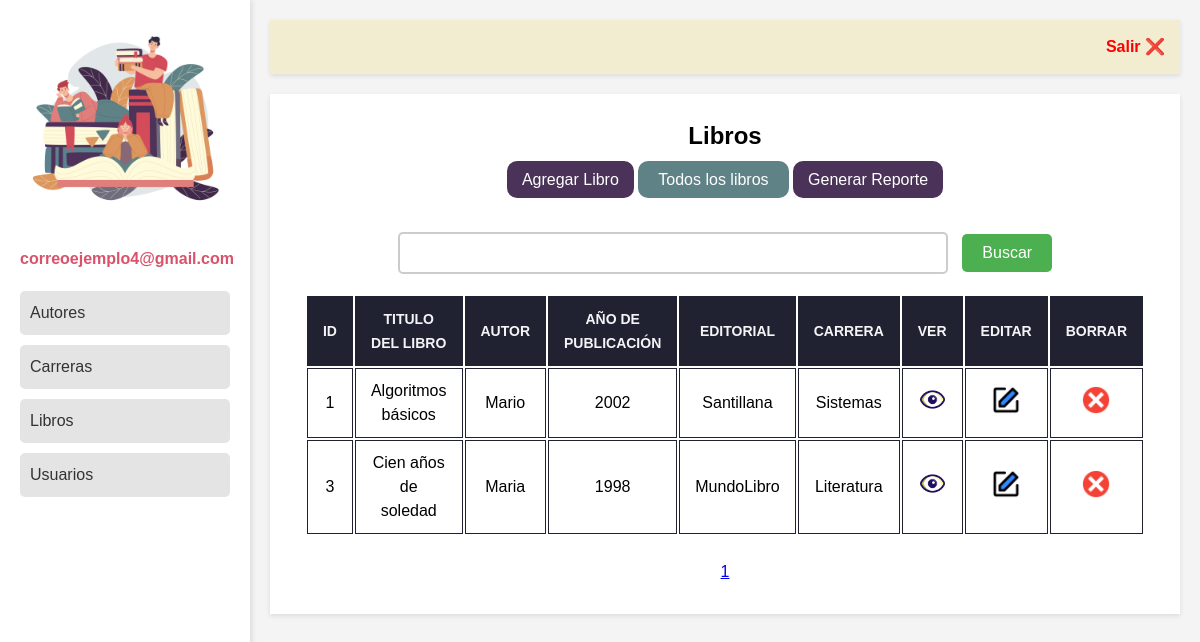
Page /libros.php (signed in) on the earlier database version.
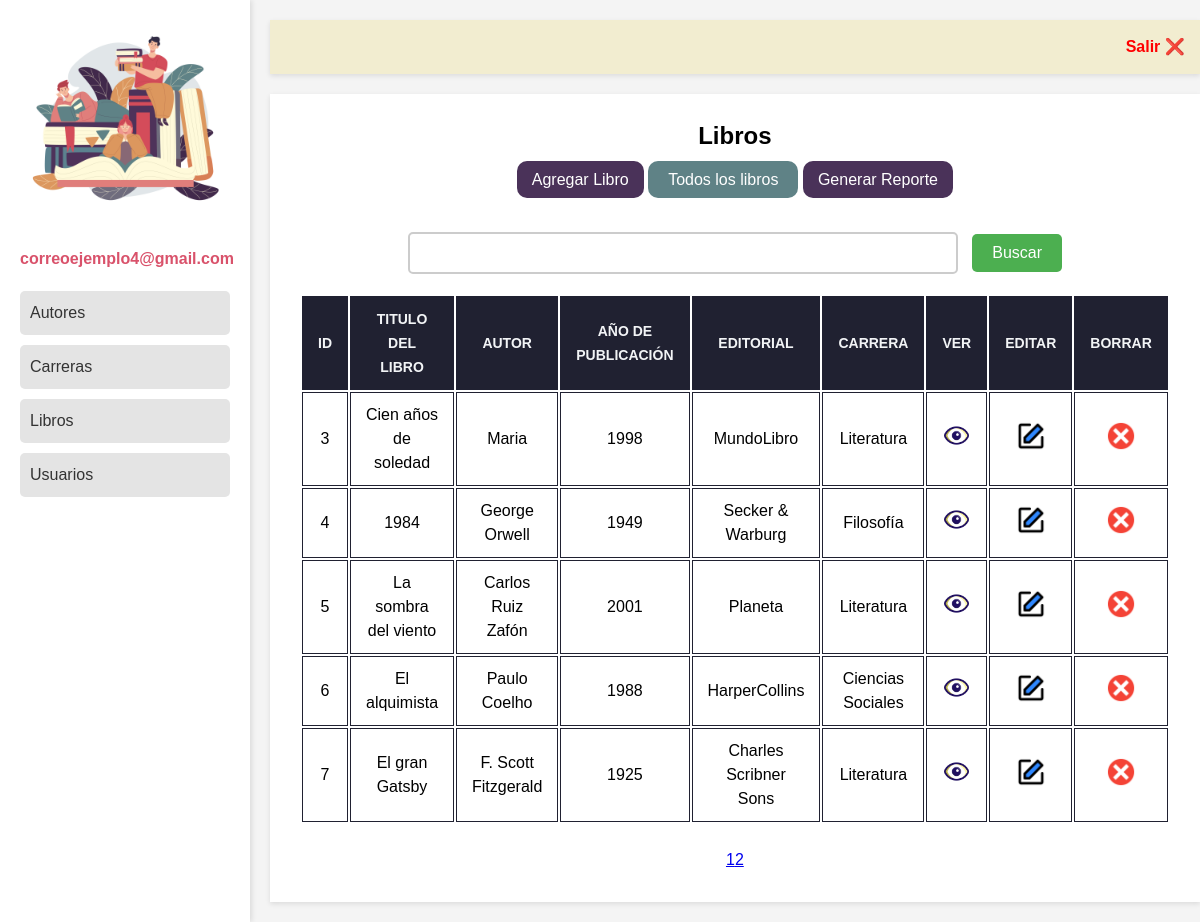
Same page on the later database version.
### tables this page shows
CREATE TABLE `libros` (
  `ID_libro` int(5) NOT NULL,
  `titulo_libro` varchar(100) NOT NULL,
  `autor` int(10) NOT NULL,
  `anio` varchar(4) NOT NULL,
  `editorial` varchar(100) NOT NULL,
  `carrera` int(10) NOT NULL
);

CREATE TABLE `autores` (
  `ID_autor` int(11) NOT NULL,
  `nombre_autor` varchar(50) NOT NULL,
  `pais_autor` varchar(50) NOT NULL
);

CREATE TABLE `carreras` (
  `ID_carrera` int(10) NOT NULL,
  `nombre_carrera` varchar(50) NOT NULL
);

### libros.php (the view, shortened to what the changed rows need)
<!DOCTYPE html>
<html lang="es">
<head>
    <link rel="stylesheet" href="CSS/estilos.css">
</head>
<body>
    <div class="flex-container">
        <div class="main-content">
            <section class="dashboard">
                <div class="tittle-div">
                    <h1 class="title">Libros</h1>
                </div>
                <table class="tabla-usuarios">
                    <tr>
                        <th class="font-yellow">ID</th>
                        <th>titulo del libro</th>
                        <th>Autor</th>
                        <th>Año de publicación</th>
                        <th>Editorial</th>
                        <th>Carrera</th>
                        <th class="font-yellow">Ver</th>
                        <th class="font-yellow">Editar</th>
                        <th class="font-yello">Borrar</th>
                    </tr>
                    <?php
                    require "conn.php";
                    if (isset($_POST['buscar']) and $_POST['buscar_titulo']) {
                        $titulo = $_POST['buscar_titulo'];
                        $todos = "SELECT * FROM libros INNER JOIN autores ON libros.autor = autores.ID_autor
                            INNER JOIN carreras ON libros.carrera = carreras.ID_carrera WHERE titulo_libro Like '%$titulo%' ";
                        $resultado = mysqli_query($conectar, $todos);
                        while ($fila = $resultado->fetch_array()) {
                    ?>
                            <tr>
                                <td><?php echo $fila["ID_libro"] ?></td>
                                <td><?php echo $fila["titulo_libro"] ?></td>
                                <td><?php echo $fila["nombre_autor"] ?></td>
                                <td><?php echo $fila["anio"] ?></td>
                                <td><?php echo $fila["editorial"] ?></td>
                                <td><?php echo $fila["nombre_carrera"] ?></td>
                                <td><a href="ver-libro.php?id=<?php echo $fila["ID_libro"]; ?>"><img class="img-tabla" src="img/see-icon.png" alt=""></a></td>
                                <td><a href="editar-libro.php?id=<?php echo $fila["ID_libro"]; ?> "><img class="img-tabla" src="img/editar.png" alt=""></a></td>
                                <td><a href="#" onClick="validarDelete('eliminar.php?id=<?php echo $fila["ID_libro"]; ?>&tabla=libros')">
                                        <img class="img-tabla" src="img/eliminar.png" alt="">
                                    </a></td>
                            </tr>
                        <?php
                        }
                        if ($resultado->num_rows == 0) {
                        ?>
                            <tr>
                                <td class="alerta" colspan="9">NO HAY RESULTADOS</td>
                            </tr>
                    <?php
                        }
                    } else {
                        $por_pagina = 5;
                        if (isset($_GET['pagina'])) {
                            $pagina_actual = $_GET['pagina'];
                        } else {
                            $pagina_actual = 1;
                        }
                        $inicio = ($pagina_actual - 1) * $por_pagina;
                        $todos = "SELECT * FROM libros INNER JOIN autores ON libros.autor = autores.ID_autor
                        INNER JOIN carreras ON libros.carrera = carreras.ID_carrera LIMIT $inicio, $por_pagina";
                    $resultado = mysqli_query($conectar, $todos);
                    while ($fila = $resultado->fetch_array()) {
                ?>
                        <tr>
                            <td><?php echo $fila["ID_libro"] ?></td>
                            <td><?php echo $fila["titulo_libro"] ?></td>
                            <td><?php echo $fila["nombre_autor"] ?></td>
                            <td><?php echo $fila["anio"] ?></td>
                            <td><?php echo $fila["editorial"] ?></td>
                            <td><?php echo $fila["nombre_carrera"] ?></td>
                            <td><a href="ver-libro.php?id=<?php echo $fila["ID_libro"]; ?>"><img class="img-tabla" src="img/see-icon.png" alt=""></a></td>
                            <td><a href="editar-libro.php?id=<?php echo $fila["ID_libro"]; ?> "><img class="img-tabla" src="img/editar.png" alt=""></a></td>
                            <td><a href="#" onClick="validarDelete('eliminar.php?id=<?php echo $fila["ID_libro"]; ?>&tabla=libros')">
                                    <img class="img-tabla" src="img/eliminar.png" alt="">
                                </a></td>
                        </tr>
                    <?php
                    }
                    }
                    ?>
                </table>
<br>
                <div class="div-number">
                    <?php
                    $sql_total = "SELECT COUNT(*) as total FROM libros";
                    $resultado_total = mysqli_query($conectar, $sql_total);
                    $fila_total = $resultado_total -> fetch_assoc();
                    $total_registros = $fila_total['total'];
                    $total_paginas = ceil($total_registros / $por_pagina);
                    for ($i=1; $i <= $total_paginas ; $i++) {
                        echo "<a href='?paginas=$i'>$i</a>";
                    }
                    ?>
                </div>
            </section>
        </div>
    </div>
</body>
</html>

Differences in the rows shown:
removed libros: ID_libro "1", titulo_libro "Algoritmos básicos", autor.nombre_autor "Mario", anio "2002", editorial "Santillana", carrera.nombre_carrera "Sistemas"
added libros: ID_libro "4", titulo_libro "1984", autor.nombre_autor "George Orwell", anio "1949", editorial "Secker & Warburg", carrera.nombre_carrera "Filosofía"
added libros: ID_libro "5", titulo_libro "La sombra del viento", autor.nombre_autor "Carlos Ruiz Zafón", anio "2001", editorial "Planeta", carrera.nombre_carrera "Literatura"
added libros: ID_libro "6", titulo_libro "El alquimista", autor.nombre_autor "Paulo Coelho", anio "1988", editorial "HarperCollins", carrera.nombre_carrera "Ciencias Sociales"
added libros: ID_libro "7", titulo_libro "El gran Gatsby", autor.nombre_autor "F. Scott Fitzgerald", anio "1925", editorial "Charles Scribner Sons", carrera.nombre_carrera "Literatura"
Other differences:
new list line: "2"
